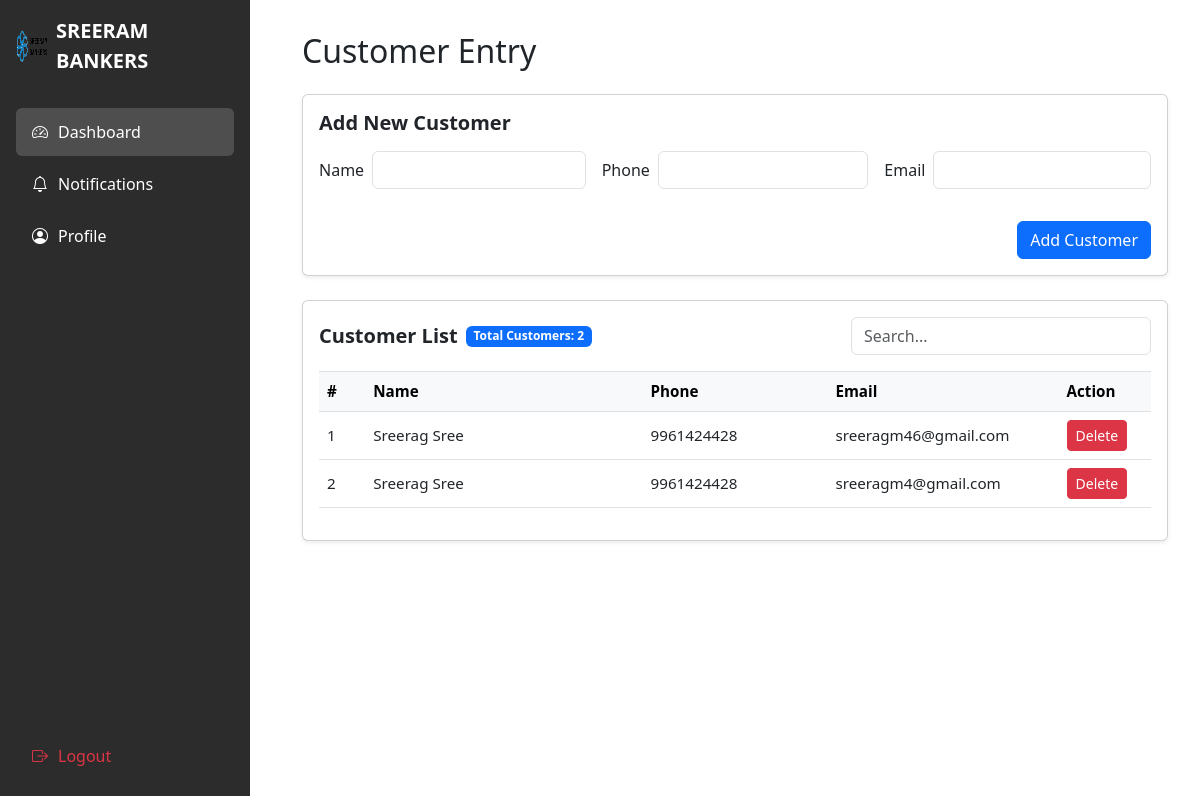
Before: /entry/ (signed in) with the older database file.
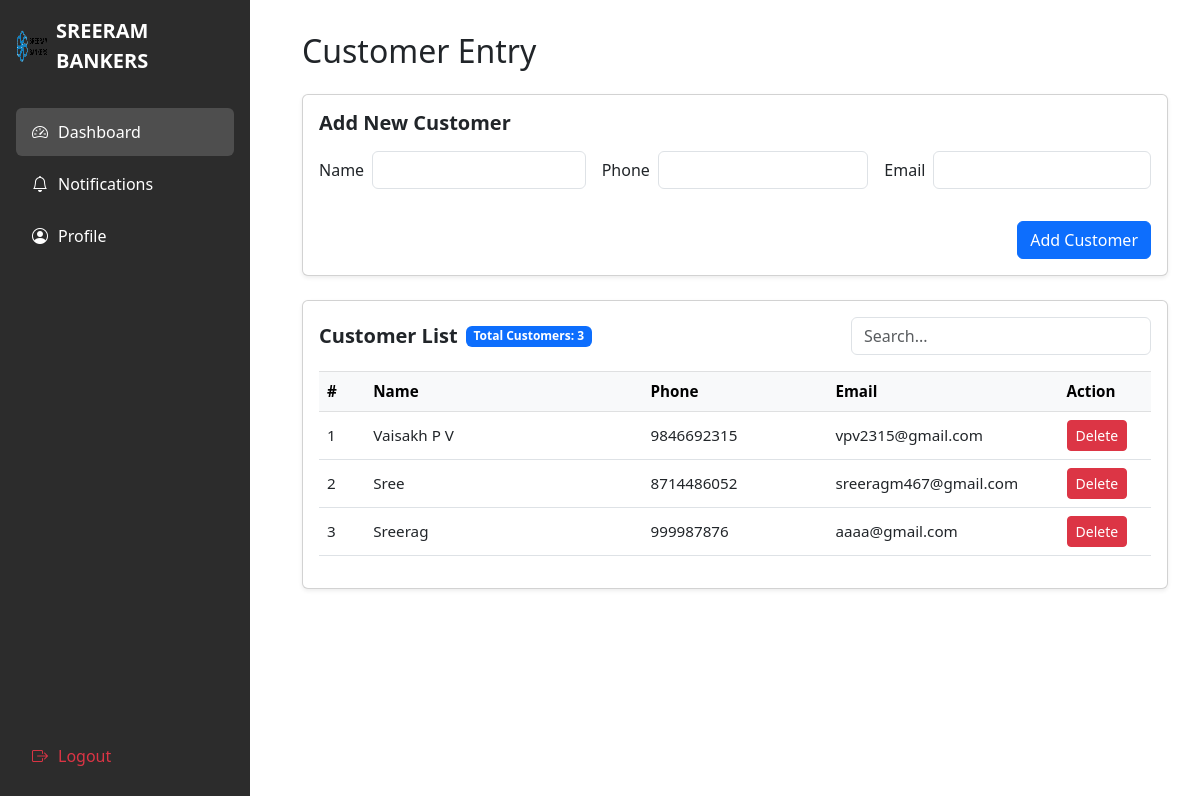
After: the same page with the newer database file.
### customers/models.py (models this page shows, shortened)
class Customer(models.Model):
    name = models.CharField(max_length=100)
    email = models.EmailField(unique=True)
    phone = models.CharField(max_length=20)

### customers/views.py (the view)
# urls.py: path('entry/', views.customer_entry, name='customer_entry'),
@login_required
def customer_entry(request):
    if request.method == 'POST':
        form = CustomerForm(request.POST)
        if form.is_valid():
            form.save()
            return redirect('customer_entry')
    else:
        form = CustomerForm()
    customers = Customer.objects.all()
    return render(request, 'customers/customer_entry.html', {'form': form, 'customers': customers})

### customers/views.py
class CustomerForm(forms.ModelForm):
    class Meta:
        model = Customer
        fields = ['name', 'email', 'phone']

### customers/templates/customers/customer_entry.html (shortened to what this page needs)
{% load static %}
{% load widget_tweaks %}
<!DOCTYPE html>
<html lang="en">
<head>
    <link href="https://cdn.jsdelivr.net/npm/bootstrap@5.3.0/dist/css/bootstrap.min.css" rel="stylesheet">
    <link href="https://cdn.jsdelivr.net/npm/bootstrap-icons@1.10.5/font/bootstrap-icons.css" rel="stylesheet">
</head>
<body>
<div class="sidebar d-flex flex-column">
    <div class="brand">
        <img src="{% static 'images/logonew.png' %}" alt="Logo" width="32" height="32">
        SREERAM BANKERS
    </div>
    <a href="#" class="nav-link active"><i class="bi bi-speedometer2"></i> Dashboard</a>
    <a href="#" class="nav-link"><i class="bi bi-bell"></i> Notifications</a>
    <a href="#" class="nav-link"><i class="bi bi-person-circle"></i> Profile</a>
    <div class="sidebar-footer">
        <a href="{% url 'logout' %}" class="nav-link text-danger"><i class="bi bi-box-arrow-right"></i> Logout</a>
    </div>
</div>
<div class="content">
    <h2 class="mb-4">Customer Entry</h2>
    <div class="card shadow-sm mb-4" style="background-color: white;">
        <div class="card-body">
            <h5 class="card-title fw-bold mb-3">Add New Customer</h5>
            <form method="post" class="row g-3 align-items-center">
                <div class="col-12 col-md d-flex align-items-center">
                    <label for="{{ form.name.id_for_label }}" class="col-form-label me-2 mb-0">{{ form.name.label }}</label>
                    {{ form.name|default:""|add_class:"form-control" }}
                </div>
                <div class="col-12 col-md d-flex align-items-center justify-content-end">
                    <label for="{{ form.phone.id_for_label }}" class="col-form-label me-2 mb-0">{{ form.phone.label }}</label>
                    {{ form.phone|default:""|add_class:"form-control" }}
                </div>
                <div class="col-12 col-md-4 d-flex justify-content-center align-items-center mx-auto mt-3">
                    <label for="{{ form.email.id_for_label }}" class="col-form-label me-2 mb-0">{{ form.email.label }}</label>
                    {{ form.email|default:""|add_class:"form-control" }}
                </div>
                <div class="col-12 text-end">
                    <button type="submit" class="btn btn-primary mt-3">Add Customer</button>
                </div>
            </form>
        </div>
    </div>
    <div class="card shadow-sm" style="background-color: white;">
        <div class="card-body">
            <div class="d-flex justify-content-between align-items-center mb-1 flex-wrap gap-2">
                <h5 class="card-title fw-bold mb-0">Customer List</h5>
                <span class="badge bg-primary">Total Customers: {{ customers|length }}</span>
                <div class="ms-auto" style="max-width: 300px; width: 100%;">
                    <input id="searchInput" type="text" class="form-control" placeholder="Search..." />
                </div>
            </div>
            <div class="table-responsive mt-3">
                <table class="table table-bordered align-middle">
                    <thead class="table-light">
                        <tr>
                            <th style="width: 5%;">#</th>
                            <th style="width: 30%;">Name</th>
                            <th style="width: 20%;">Phone</th>
                            <th style="width: 25%;">Email</th>
                            <th style="width: 10%;">Action</th>
                        </tr>
                    </thead>
                    <tbody>
                        {% for customer in customers %}
                            <tr>
                                <td>{{ forloop.counter }}</td>
                                <td>{{ customer.name }}</td>
                                <td>{{ customer.phone }}</td>
                                <td>{{ customer.email }}</td>
                                <td>
                                    <form method="post" action="{% url 'delete_customer' customer.id %}">
                                        <button type="submit" class="btn btn-sm btn-danger" onclick="return confirm('Are you sure you want to delete this customer?');">
                                            Delete
                                        </button>
                                    </form>
                                </td>
                            </tr>
                        {% empty %}
                            <tr>
                                <td colspan="5" class="text-center">No customers yet.</td>
                            </tr>
                        {% endfor %}
                    </tbody>
                </table>
            </div>
        </div>
    </div>
</div>
</body>
</html>

### customers/templates/customers/customer_entry.html (style rules this page uses)
body { font-family: 'Segoe UI', sans-serif; margin: 0; background-color: white; }
.sidebar { height: 100vh; width: 250px; position: fixed; background-color: #2c2c2c; color: white; padding: 1rem; }
.sidebar .brand { display: flex; align-items: center; gap: 0.5rem; margin-bottom: 2rem; font-size: 1.25rem; font-weight: 600; }
.sidebar .nav-link { color: #fff; padding: 0.75rem 1rem; border-radius: 0.375rem; margin-bottom: 0.25rem; display: flex; align-items: center; gap: 10px; font-weight: 500; transition: background 0.3s; }
.sidebar .nav-link:hover, .sidebar .nav-link.active { background-color: #4e4e4e; text-decoration: none; }
.sidebar-footer { position: absolute; bottom: 1rem; left: 1rem; right: 1rem; }
.content { margin-left: 270px; padding: 2rem; }
table.table { font-size: 0.95rem; table-layout: fixed; width: 100%; }
.table th, .table td { vertical-align: middle; word-wrap: break-word; }
.badge { font-size: 0.75rem; }
.card-body label { margin-right: 0.5rem; }
table.table-bordered th, table.table-bordered td { border-left: none !important; border-right: none !important; }
table.table-bordered { border-left: none; border-right: none; }

Changed rows visible on the page:
removed Customer: name "Sreerag Sree", phone "9961424428", email "sreeragm46@gmail.com"
removed Customer: name "Sreerag Sree", phone "9961424428", email "sreeragm4@gmail.com"
added Customer: name "Vaisakh P V", phone "9846692315", email "vpv2315@gmail.com"
added Customer: name "Sree", phone "8714486052", email "sreeragm467@gmail.com"
added Customer: name "Sreerag", phone "999987876", email "aaaa@gmail.com"
Other visible differences:
{{ customers|length }}: "2" → "3"
